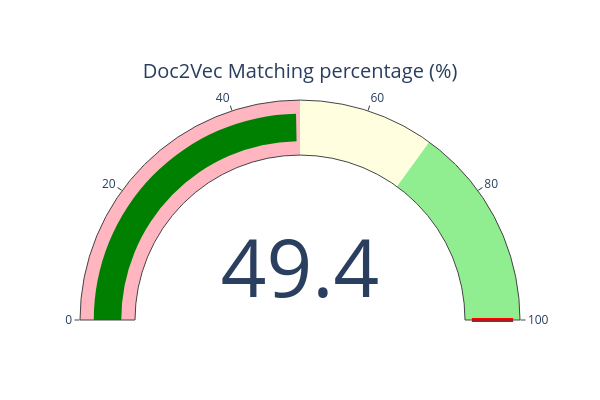

The code cell stored with this chart in its notebook:
### Markdown cell above
### Similiarité entre le cv généré et l'offre pour Doc2vec

### Code cell
cv_sentences = [s.strip().split() for s in new_cv_text.split(".") if len(s.strip()) > 10]
jd_sentences = [s.strip().split() for s in new_jd_text.split(".") if len(s.strip()) > 10]

cv_vecs = np.array([doc2vec_model.infer_vector(s, epochs=50) for s in cv_sentences])
jd_vecs = np.array([doc2vec_model.infer_vector(s, epochs=50) for s in jd_sentences])

scores = cosine_similarity(cv_vecs, jd_vecs)
score_d2v = scores.max(axis=1).mean()
similarity_d2v = round(float(score_d2v) * 100, 2)

print(f"Score Doc2Vec : {similarity_d2v}%")

# Visualization
fig = go.Figure(go.Indicator(
    domain={'x': [0, 1], 'y': [0, 1]},
    value=similarity_d2v,
    mode="gauge+number",
    title={'text': "Doc2Vec Matching percentage (%)"},
    gauge={
        'axis': {'range': [0, 100]},
        'steps': [
            {'range': [0, 50], 'color': "#FFB6C1"},
            {'range': [50, 70], 'color': "#FFFFE0"},
            {'range': [70, 100], 'color': "#90EE90"}
        ],
        'threshold': {'line': {'color': "red", 'width': 4}, 'thickness': 0.75, 'value': 100}
    }
))

fig.update_layout(width=600, height=400)
fig.show()

# Print notification
if similarity_d2v < 50:
    print(colored("Low chance, need to modify your CV!", "red", attrs=["bold"]))
elif similarity_d2v < 70:
    print(colored("Good chance but you can improve further!", "yellow", attrs=["bold"]))
else:
    print(colored("Excellent! You can submit your CV.", "green", attrs=["bold"]))

### Figure 1 — Plotly figure (JSON) as saved in the notebook; plotly's stock layout.template omitted (floating-point values rounded to 4 significant figures)
{"data": [{"domain": {"x": [0, 1], "y": [0, 1]}, "gauge": {"axis": {"range": [0, 100]}, "steps": [{"color": "#FFB6C1", "range": [0, 50]}, {"color": "#FFFFE0", "range": [50, 70]}, {"color": "#90EE90", "range": [70, 100]}], "threshold": {"line": {"color": "red", "width": 4}, "thickness": 0.75, "value": 100}}, "mode": "gauge+number", "title": {"text": "Doc2Vec Matching percentage (%)"}, "type": "indicator", "value": 49.39}], "layout": {"height": 400, "width": 600}}
